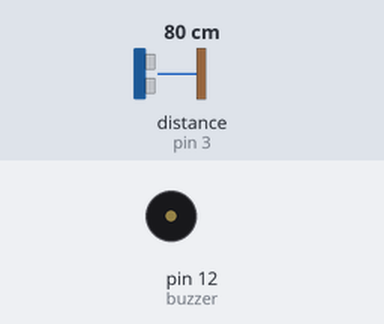
Recording of a sketch running on a simulated Arduino Uno, built with avr-gcc and run on an emulated ATmega328P. On the bench: buzzer (waves = sounding, pin HIGH). Wiring (inferred from the names in the program): ultrasonic range finder: trigger pin 4; echo pin 3. Inputs (shaded band) come from the test bench; at power-on: distance to the obstacle (sensor on pin 3) 80 cm. The echo pulse lasts 58.3 µs per cm; pins used as bus, display or sensor lines are not drawn.

Above: at 1.2 s.
1.3 s: distance to the obstacle (sensor on pin 3) set to 33 cm
2.8 s: distance to the obstacle (sensor on pin 3) set to 27 cm
At 4.2 s:
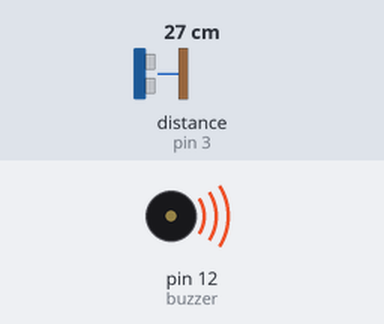
4.5 s: distance to the obstacle (sensor on pin 3) set to 35 cm
At 5.2 s:
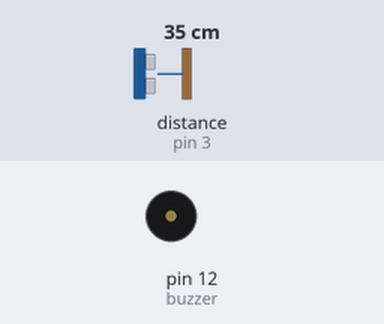
Timing chart, 0 to 7.5 s (numbered marks = the images above; inputs shaded):
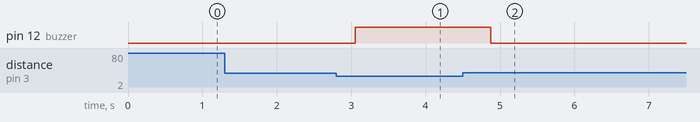

Measured:
- the behaviour switches between 31 and 30 cm on distance to the obstacle (sensor on pin 3) (found by bisection; images 0 and 1)
- after the input at 1.3 s, every drawn part: stays the same
- after the input at 2.8 s, pin 12 (buzzer): LOW → HIGH after 0.26 s
- after the input at 4.5 s, pin 12 (buzzer): HIGH → LOW after 0.37 s

The sketch:

ultarasonic.ino
```cpp
int min = 0;
int g = 0;
int h = 0;
int j = 0;
int k = 0;
int f = 0;
int e = 0;
int d = 0;
int c = 0;
int b = 0;
int a = 0;
int i = 0;
int buzzer = 12;
int trigPin = 4;
int echoPin = 3;
float duration, distance;
void setup() {

  Serial.begin(9600);
  pinMode(trigPin, OUTPUT);
  pinMode(echoPin, INPUT);
  pinMode(buzzer, OUTPUT);
}

void loop() {
  // put your main code here, to run repeatedly:
  while (i < 100000) {
    digitalWrite(echoPin, LOW);
    digitalWrite(trigPin, LOW);

    delayMicroseconds(2);

    digitalWrite(trigPin, HIGH);

    delayMicroseconds(1);
    digitalWrite(trigPin, LOW);
    duration = pulseIn(echoPin, HIGH);
    distance = (duration / 2.0) * 0.0343;
    delay(200);
    if (distance > 30 || distance <= 0){
      digitalWrite(buzzer,LOW);
    }
    else {
      digitalWrite(buzzer,HIGH);
      i++;
    }
    if (i==1){
      a = distance;
    }
    else if (i==2){
      b = distance;
    }
    else if(i==3){
      c = distance;
    }
    else if (i==4){
      d = distance;
    }
    else if (i==5){
      e = distance;
    }
    else if (i==6){
      f = distance;
    }
    else if (i==7){
      g = distance;
    }
    else if (i==8){
      h = distance;
    }
    else if (i==9){
      j = distance;
    }
    else if (i==10){
      k = distance;
      min = (a+b+c+d+e+f+g+h+j+k)/10 ;
      Serial.print(min);
    }
  }
}
```
